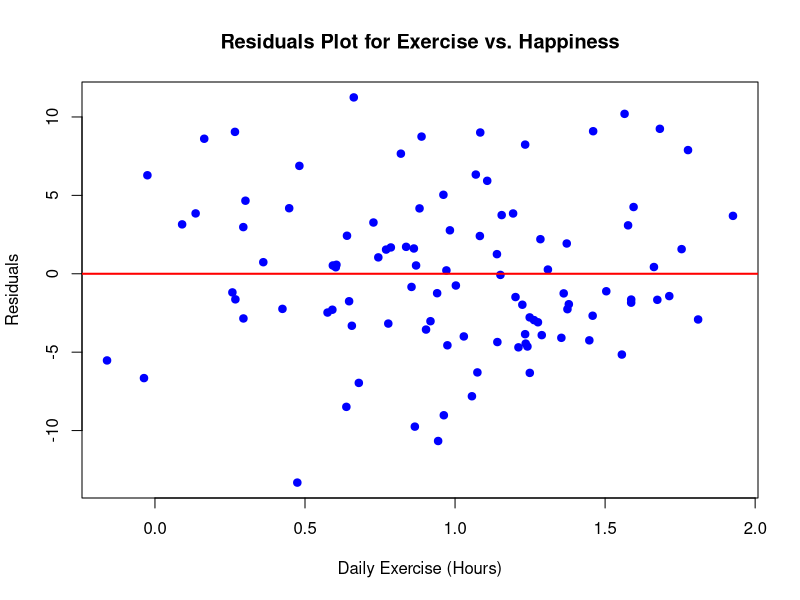
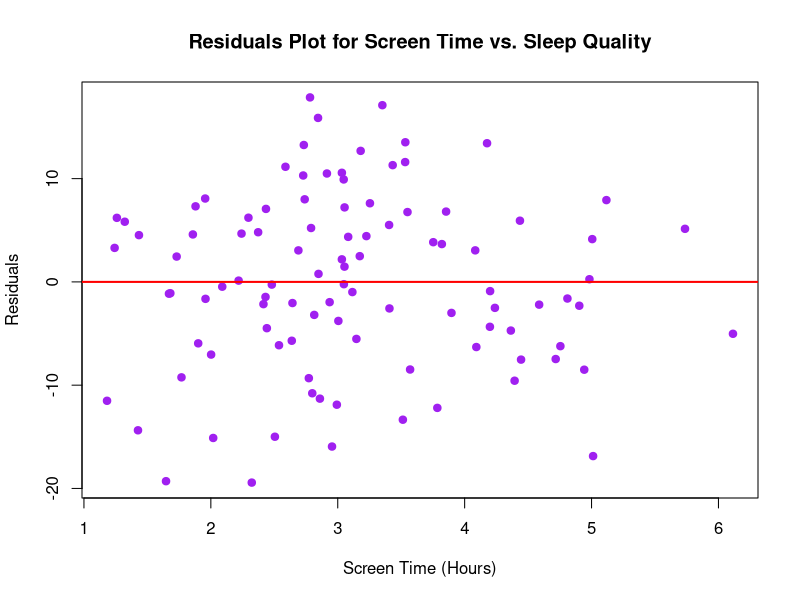
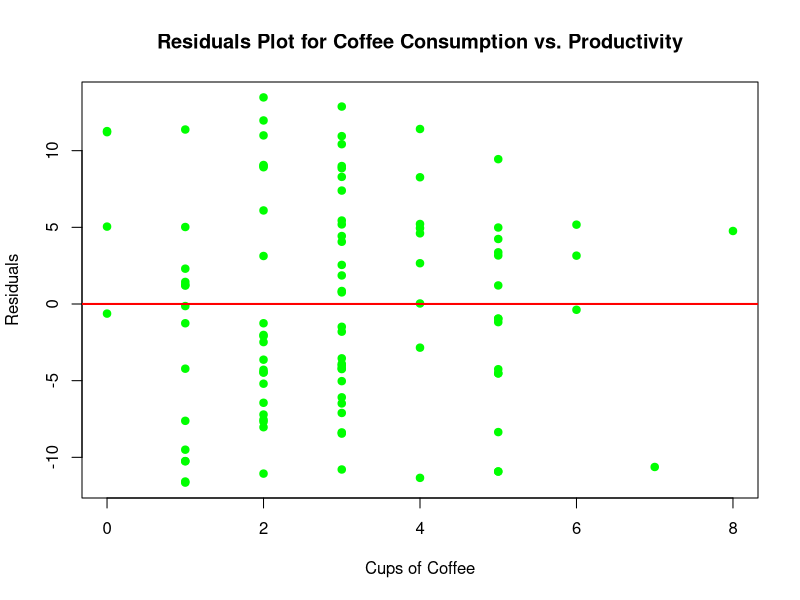
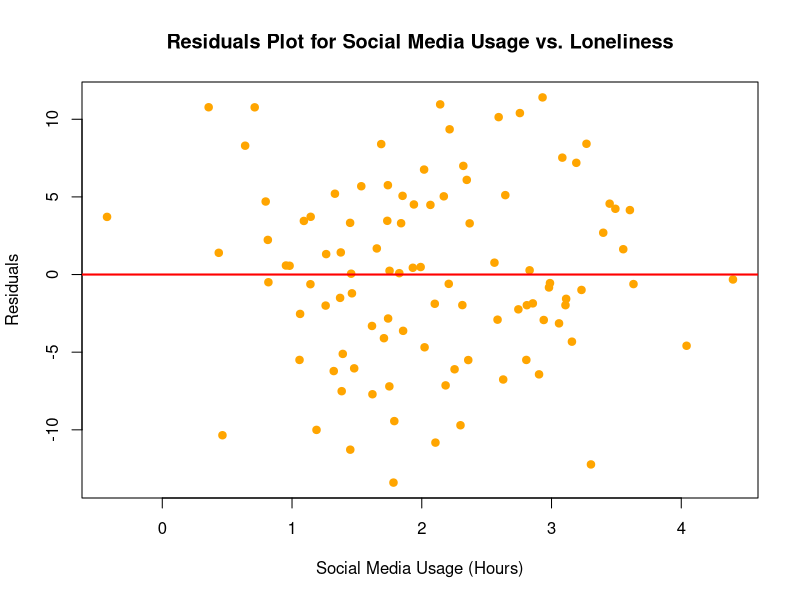
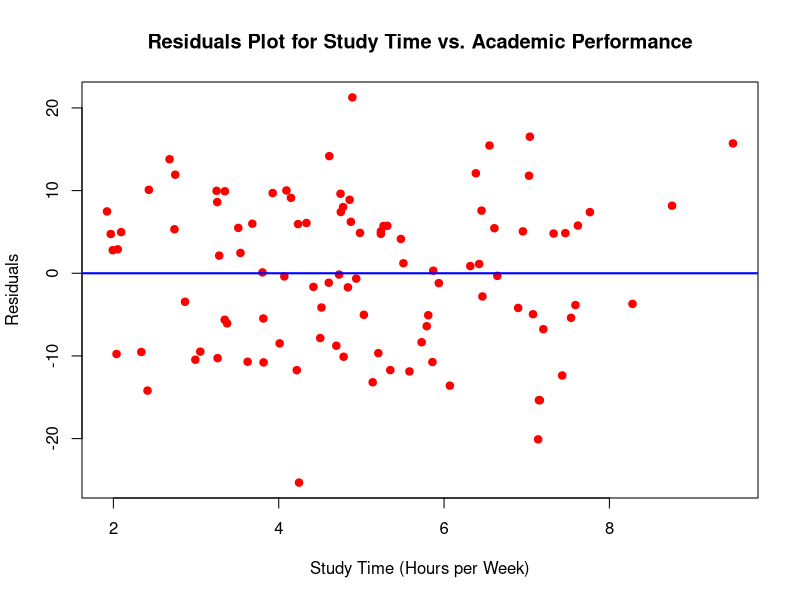

Reproduce these figures in R, in order.
## ---- chunk 1
set.seed(101)
daily_exercise <- rnorm(100, mean = 1, sd = 0.5)  # Hours of daily exercise
happiness <- 50 + 5 * daily_exercise + rnorm(100, mean = 0, sd = 5)  # Happiness scores

# Combine into a data frame
exercise_data <- data.frame(daily_exercise, happiness)

# View the first few rows
head(exercise_data)
## ---- chunk 2
# Create the linear model
model_exercise <- lm(happiness ~ daily_exercise, data = exercise_data)

# View the summary of the model
summary(model_exercise)

# Interpret the slope
# The slope value is extracted from the summary output
slope_exercise <- coef(model_exercise)[2]

# Plot the residuals
residuals_exercise <- residuals(model_exercise)
plot(exercise_data$daily_exercise, residuals_exercise, 
     main = "Residuals Plot for Exercise vs. Happiness",
     xlab = "Daily Exercise (Hours)", ylab = "Residuals", pch = 19, col = "blue")
abline(h = 0, col = "red", lwd = 2)
## ---- chunk 3
set.seed(102)
screen_time <- rnorm(100, mean = 3, sd = 1)  # Hours of screen time before bed
sleep_quality <- 80 - 4 * screen_time + rnorm(100, mean = 0, sd = 8)  # Sleep quality scores

# Combine into a data frame
sleep_data <- data.frame(screen_time, sleep_quality)

# View the first few rows
head(sleep_data)
## ---- chunk 4
# Create the linear model
model_sleep <- lm(sleep_quality ~ screen_time, data = sleep_data)

# View the summary of the model
summary(model_sleep)

# Interpret the slope
# The slope value is extracted from the summary output
slope_sleep <- coef(model_sleep)[2]

# Plot the residuals
residuals_sleep <- residuals(model_sleep)
plot(sleep_data$screen_time, residuals_sleep, 
     main = "Residuals Plot for Screen Time vs. Sleep Quality",
     xlab = "Screen Time (Hours)", ylab = "Residuals", pch = 19, col = "purple")
abline(h = 0, col = "red", lwd = 2)
## ---- chunk 5
set.seed(103)
coffee_consumption <- rpois(100, lambda = 3)  # Number of cups of coffee
productivity <- 60 + 2.5 * coffee_consumption + rnorm(100, mean = 0, sd = 7)  # Productivity scores

# Combine into a data frame
coffee_data <- data.frame(coffee_consumption, productivity)

# View the first few rows
head(coffee_data)
## ---- chunk 6
# Create the linear model
model_coffee <- lm(productivity ~ coffee_consumption, data = coffee_data)

# View the summary of the model
summary(model_coffee)

# Interpret the slope
# The slope value is extracted from the summary output
slope_coffee <- coef(model_coffee)[2]

# Plot the residuals
residuals_coffee <- residuals(model_coffee)
plot(coffee_data$coffee_consumption, residuals_coffee, 
     main = "Residuals Plot for Coffee Consumption vs. Productivity",
     xlab = "Cups of Coffee", ylab = "Residuals", pch = 19, col = "green")
abline(h = 0, col = "red", lwd = 2)
## ---- chunk 7
set.seed(104)
social_media <- rnorm(100, mean = 2, sd = 1)  # Hours of social media use
loneliness <- 40 + 7 * social_media + rnorm(100, mean = 0, sd = 6)  # Loneliness scores

# Combine into a data frame
social_media_data <- data.frame(social_media, loneliness)

# View the first few rows
head(social_media_data)
## ---- chunk 8
# Create the linear model
model_social_media <- lm(loneliness ~ social_media, data = social_media_data)

# View the summary of the model
summary(model_social_media)

# Interpret the slope
# The slope value is extracted from the summary output
slope_social_media <- coef(model_social_media)[2]

# Plot the residuals
residuals_social_media <- residuals(model_social_media)
plot(social_media_data$social_media, residuals_social_media, 
     main = "Residuals Plot for Social Media Usage vs. Loneliness",
     xlab = "Social Media Usage (Hours)", ylab = "Residuals", pch = 19, col = "orange")
abline(h = 0, col = "red", lwd = 2)
## ---- chunk 9
set.seed(105)
study_time <- rnorm(100, mean = 5, sd = 2)  # Hours of study per week
academic_performance <- 70 + 3 * study_time + rnorm(100, mean = 0, sd = 10)  # Academic performance scores

# Combine into a data frame
study_data <- data.frame(study_time, academic_performance)

# View the first few rows
head(study_data)
## ---- chunk 10
# Create the linear model
model_study <- lm(academic_performance ~ study_time, data = study_data)

# View the summary of the model
summary(model_study)

# Interpret the slope
# The slope value is extracted from the summary output
slope_study <- coef(model_study)[2]

# Plot the residuals
residuals_study <- residuals(model_study)
plot(study_data$study_time, residuals_study, 
     main = "Residuals Plot for Study Time vs. Academic Performance",
     xlab = "Study Time (Hours per Week)", ylab = "Residuals", pch = 19, col = "red")
abline(h = 0, col = "blue", lwd = 2)
